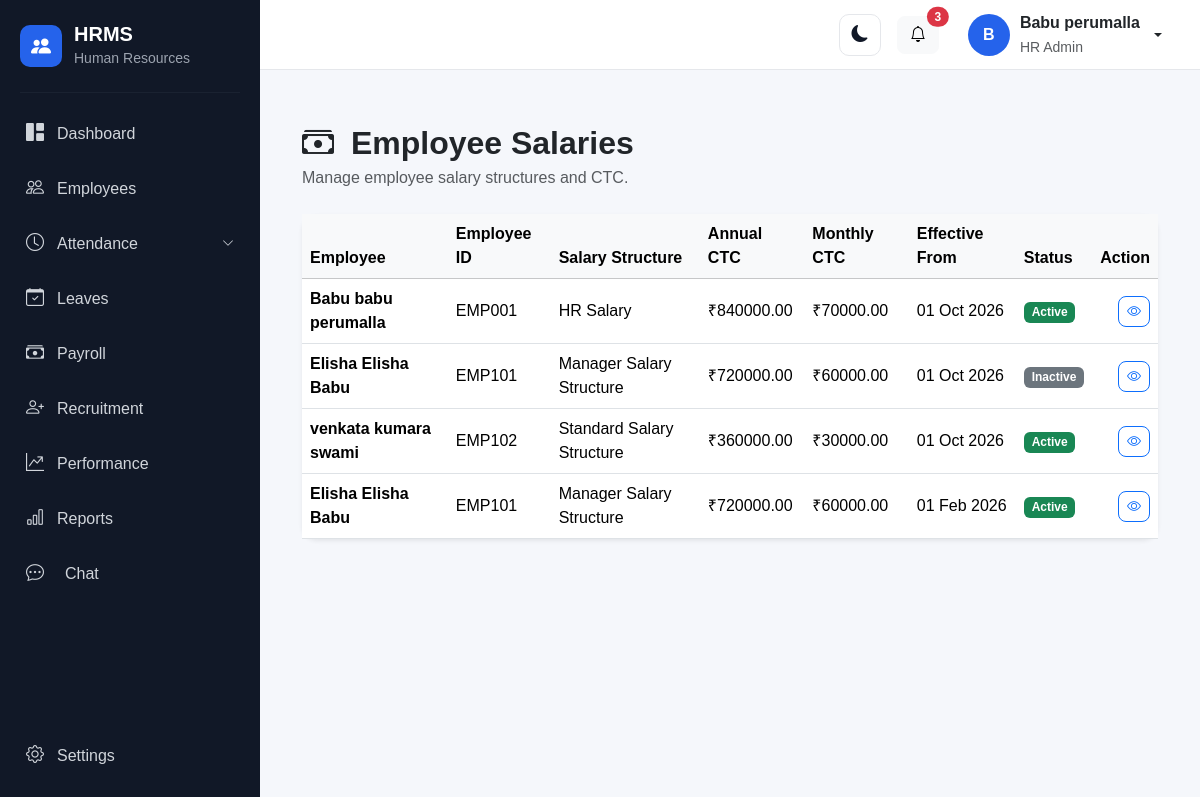
Page /payroll/salaries/ (signed in) on the earlier database version.
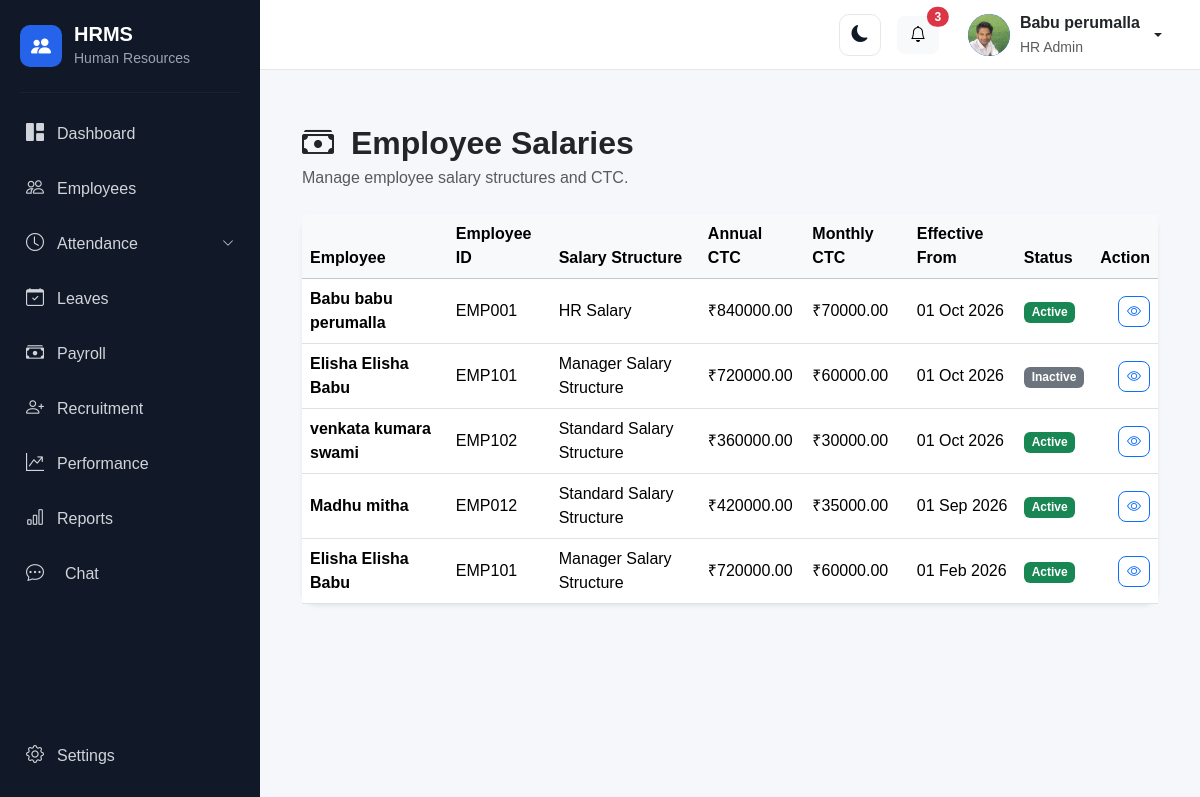
Same page on the later database version.
### account/models.py (models this page shows, shortened)
class User(AbstractUser):
    class Role(models.TextChoices):
        SUPER_ADMIN = "SUPER_ADMIN", "Super Admin"
        HR_ADMIN = "HR_ADMIN", "HR Admin"
        MANAGER = "MANAGER", "Manager"
        EMPLOYEE = "EMPLOYEE", "Employee"
        RECRUITER = "RECRUITER", "Recruiter"
        PAYROLL_ADMIN = "PAYROLL_ADMIN", "Payroll Admin"
    objects = HRMSUserManager()
    role = models.CharField(
        max_length=30,
        choices=Role.choices,
        default=Role.EMPLOYEE,
    )
    phone = models.CharField(
        max_length=15,
        blank=True,
        null=True,
    )
    profile_picture = models.ImageField(
        upload_to="profile_pictures/",
        blank=True,
        null=True,
    )
    must_change_password = models.BooleanField(
        default=False,
        help_text="If enabled, the user must change their password after logging in.",
    )

### payroll/models.py (models this page shows, shortened)
class EmployeeSalary(models.Model):
    employee = models.ForeignKey(
        Employee,
        on_delete=models.CASCADE,
        related_name="salary_records",
    )
    salary_structure = models.ForeignKey(
        SalaryStructure,
        on_delete=models.PROTECT,
        related_name="employee_salaries",
    )
    annual_ctc = models.DecimalField(
        max_digits=14,
        decimal_places=2,
        validators=[MinValueValidator(Decimal("0.00"))],
    )
    effective_from = models.DateField()
    effective_to = models.DateField(
        null=True,
        blank=True,
    )
    is_active = models.BooleanField(default=True)
    notes = models.TextField(
        blank=True,
        null=True,
    )
    created_by = models.ForeignKey(
        settings.AUTH_USER_MODEL,
        on_delete=models.SET_NULL,
        null=True,
        blank=True,
        related_name="created_employee_salaries",
    )
    created_at = models.DateTimeField(auto_now_add=True)
    updated_at = models.DateTimeField(auto_now=True)
    class Meta:
        ordering = ["-effective_from", "-id"]
    @property
    def monthly_ctc(self):
        return self.annual_ctc / Decimal("12")

class SalaryStructure(models.Model):
    name = models.CharField(max_length=150)
    code = models.CharField(
        max_length=50,
        unique=True,
    )
    description = models.TextField(
        blank=True,
        null=True,
    )
    components = models.ManyToManyField(
        SalaryComponent,
        through="SalaryStructureComponent",
        related_name="salary_structures",
        blank=True,
    )
    is_active = models.BooleanField(default=True)
    created_at = models.DateTimeField(auto_now_add=True)
    updated_at = models.DateTimeField(auto_now=True)
    class Meta:
        ordering = ["name"]

### employees/models.py (models this page shows, shortened)
class Employee(models.Model):
    class Role(models.TextChoices):
        EMPLOYEE = "EMPLOYEE", "Employee"
        MANAGER = "MANAGER", "Manager"
        HR_ADMIN = "HR_ADMIN", "HR Admin"
        SUPER_ADMIN = "SUPER_ADMIN", "Super Admin"
    class Gender(models.TextChoices):
        MALE = "MALE", "Male"
        FEMALE = "FEMALE", "Female"
        OTHER = "OTHER", "Other"
    class EmploymentType(models.TextChoices):
        FULL_TIME = "FULL_TIME", "Full Time"
        PART_TIME = "PART_TIME", "Part Time"
        CONTRACT = "CONTRACT", "Contract"
        INTERN = "INTERN", "Intern"
    class EmploymentStatus(models.TextChoices):
        ACTIVE = "ACTIVE", "Active"
        BENCH = "BENCH", "Bench"
        ON_LEAVE = "ON_LEAVE", "On Leave"
        RESIGNED = "RESIGNED", "Resigned"
        TERMINATED = "TERMINATED", "Terminated"
        RETIRED = "RETIRED", "Retired"
    class WorkArrangement(models.TextChoices):
        ONSITE = "ONSITE", "Onsite"
        REMOTE = "REMOTE", "Remote"
        HYBRID = "HYBRID", "Hybrid"
        CLIENT_SITE = "CLIENT_SITE", "Client Site"
    user = models.OneToOneField(
        settings.AUTH_USER_MODEL,
        on_delete=models.SET_NULL,
        null=True,
        blank=True,
        related_name="employee_profile",
    )
    role = models.CharField(
        max_length=20,
        choices=Role.choices,
        default=Role.EMPLOYEE,
    )
    work_arrangement = models.CharField(
        max_length=20,
        choices=WorkArrangement.choices,
        default=WorkArrangement.ONSITE,
    )
    employee_id = models.CharField(
        max_length=20,
        unique=True,
    )
    first_name = models.CharField(
        max_length=100,
    )
    middle_name = models.CharField(
        max_length=100,
        blank=True,
    )
    last_name = models.CharField(
        max_length=100,
    )
    date_of_birth = models.DateField(
        null=True,
        blank=True,
    )
    gender = models.CharField(
        max_length=20,
        choices=Gender.choices,
        blank=True,
    )
    email = models.EmailField(
        blank=True,
    )
    phone = models.CharField(
        max_length=20,
        blank=True,
    )
    alternate_phone = models.CharField(
        max_length=20,
        blank=True,
    )
    address = models.TextField(
        blank=True,
    )
    city = models.CharField(
        max_length=100,
        blank=True,
    )
    state = models.CharField(
        max_length=100,
        blank=True,
    )
    country = models.CharField(
        max_length=100,
        default="India",
    )
    postal_code = models.CharField(
        max_length=20,
        blank=True,
    )
    company = models.ForeignKey(
        "organization.Company",
        on_delete=models.PROTECT,
        related_name="employees",
        null=True,
        blank=True
    )
    department = models.ForeignKey(
        "organization.Department",
        on_delete=models.PROTECT,
        related_name="employees",
        null=True,
        blank=True,
    )
    designation = models.ForeignKey(
        "organization.Designation",
        on_delete=models.PROTECT,
        related_name="employees",
        null=True,
        blank=True,
    )
    branch = models.ForeignKey(
        "organization.Branch",
        on_delete=models.PROTECT,
        related_name="employees",
        null=True,
        blank=True,
    )
    work_location = models.ForeignKey(
        "organization.WorkLocation",
        on_delete=models.PROTECT,
        related_name="employees",
        null=True,
        blank=True,
    )
    employment_type = models.CharField(
        max_length=20,
        choices=EmploymentType.choices,
        default=EmploymentType.FULL_TIME,
    )
    employment_status = models.CharField(
        max_length=20,
        choices=EmploymentStatus.choices,
        default=EmploymentStatus.ACTIVE,
    )
    joining_date = models.DateField()
    confirmation_date = models.DateField(
        null=True,
        blank=True,
    )
    resignation_date = models.DateField(
        null=True,
        blank=True,
    )
    termination_date = models.DateField(
        null=True,
        blank=True,
    )
    reporting_manager = models.ForeignKey(
        "self",
        on_delete=models.SET_NULL,
        null=True,
        blank=True,
        related_name="team_members",
    )
    profile_photo = models.ImageField(
        upload_to="employees/profile/",
        blank=True,
        null=True,
    )
    created_at = models.DateTimeField(
        auto_now_add=True,
    )
    updated_at = models.DateTimeField(
        auto_now=True,
    )
    class Meta:
        ordering = ["first_name", "last_name"]
    def get_full_name(self):
        return " ".join(
            filter(
                None,
                [
                    self.first_name,
                    self.middle_name,
                    self.last_name,
                ],
            )
        )

### payroll/views.py (the view)
# urls.py: path("salaries/", views.salary_list, name="salary_list"),
@login_required
def salary_list(request):
    current_employee = require_payroll_access(request)
    if not current_employee:
        return HttpResponseForbidden(
            "You do not have permission to view salaries."
        )
    salaries = get_accessible_salary_queryset(request)
    search = request.GET.get("search", "").strip()
    if search:
        salaries = salaries.filter(
            Q(employee__first_name__icontains=search)
            | Q(employee__last_name__icontains=search)
            | Q(employee__employee_id__icontains=search)
        )
    active_filter = request.GET.get("active")
    if active_filter == "active":
        salaries = salaries.filter(
            is_active=True
        )
    elif active_filter == "inactive":
        salaries = salaries.filter(
            is_active=False
        )
    context = {
        "salaries": salaries,
        "search": search,
        "active_filter": active_filter,
        "current_employee": current_employee,
    }
    return render(
        request,
        "payroll/salary_list.html",
        context,
    )

### payroll/views.py (called while the page is built)
def get_current_employee(request):
    try:
        employee = request.user.employee_profile
    except Employee.DoesNotExist:
        return None
    if employee.employment_status in [
        Employee.EmploymentStatus.ACTIVE,
        Employee.EmploymentStatus.BENCH,
        Employee.EmploymentStatus.ON_LEAVE,
    ]:
        return employee
    return None

def get_payroll_visible_employees(request):
    current_employee = get_current_employee(request)
    if not current_employee:
        return Employee.objects.none()
    accessible_employees = get_accessible_employees(request)
    if current_employee.role == Employee.Role.HR_ADMIN:
        return Employee.objects.filter(
            Q(pk=current_employee.pk)
            | Q(pk__in=accessible_employees.values("pk"))
        )
    return accessible_employees

def get_accessible_salary_queryset(request):
    employees = get_payroll_visible_employees(request)
    return EmployeeSalary.objects.filter(
        employee__in=employees
    ).select_related(
        "employee",
        "employee__company",
        "employee__branch",
        "employee__department",
        "employee__designation",
        "salary_structure",
    )

### templates/payroll/salary_list.html (shortened to what this page needs)
{% extends "base.html" %}
{% block content %}
<div class="container-fluid py-4">
    <div class="d-flex justify-content-between align-items-center mb-4">
        <div>
            <h2 class="fw-bold mb-1">
                <i class="bi bi-cash-stack me-2"></i>
                Employee Salaries
            </h2>
            <p class="text-muted mb-0">
                Manage employee salary structures and CTC.
            </p>
        </div>
    </div>
    <div class="card border-0 shadow-sm">
        <div class="card-body p-0">
            {% if salaries %}
            <div class="table-responsive">
                <table class="table table-hover align-middle mb-0">
                    <thead class="table-light">
                        <tr>
                            <th>Employee</th>
                            <th>Employee ID</th>
                            <th>Salary Structure</th>
                            <th>Annual CTC</th>
                            <th>Monthly CTC</th>
                            <th>Effective From</th>
                            <th>Status</th>
                            <th class="text-end">Action</th>
                        </tr>
                    </thead>
                    <tbody>
                    {% for salary in salaries %}
                        <tr>
                            <td class="fw-semibold">
                                {{ salary.employee.get_full_name }}
                            </td>
                            <td>
                                {{ salary.employee.employee_id }}
                            </td>
                            <td>
                                {{ salary.salary_structure.name }}
                            </td>
                            <td>
                                ₹{{ salary.annual_ctc|floatformat:2 }}
                            </td>
                            <td>
                                ₹{{ salary.monthly_ctc|floatformat:2 }}
                            </td>
                            <td>
                                {{ salary.effective_from|date:"d M Y" }}
                            </td>
                            <td>
                                {% if salary.is_active %}
                                    <span class="badge bg-success">
                                        Active
                                    </span>
                                {% else %}
                                    <span class="badge bg-secondary">
                                        Inactive
                                    </span>
                                {% endif %}
                            </td>
                            <td class="text-end">
                                <a href="{% url 'payroll:salary_detail' salary.pk %}"
                                   class="btn btn-sm btn-outline-primary">
                                    <i class="bi bi-eye"></i>
                                </a>
                            </td>
                        </tr>
                    {% endfor %}
                    </tbody>
                </table>
            </div>
            {% endif %}
        </div>
    </div>
</div>
{% endblock %}

### templates/base.html (shortened to what the changed rows need)
{% load static %}
<!DOCTYPE html>
<html lang="en">
<head>
    <link href="https://cdn.jsdelivr.net/npm/bootstrap@5.3.3/dist/css/bootstrap.min.css" rel="stylesheet">
    <link rel="stylesheet" href="https://cdn.jsdelivr.net/npm/bootstrap-icons@1.11.3/font/bootstrap-icons.min.css">
    <link rel="stylesheet" href="{% static 'css/style.css' %}">
</head>
<body>
    <div class="d-flex min-vh-100">
        <div class="main-wrapper">
            <nav class="top-navbar">
                <div class="ms-auto d-flex align-items-center gap-3">
                    <div class="dropdown">
                        <button type="button" class="btn user-menu dropdown-toggle" data-bs-toggle="dropdown">
                            <div class="user-avatar overflow-hidden d-flex align-items-center justify-content-center"
                                 style="width:42px; height:42px; min-width:42px; border-radius:50%;">
                                {% if user.employee_profile.profile_photo %}
                                    <img src="{{ user.employee_profile.profile_photo.url }}"
                                         alt="{{ user.get_full_name|default:user.username }}"
                                         style="width:100%; height:100%; object-fit:cover; border-radius:50%;">
                                {% elif user.profile_picture %}
                                    <img src="{{ user.profile_picture.url }}"
                                         alt="{{ user.get_full_name|default:user.username }}"
                                         style="width:100%; height:100%; object-fit:cover; border-radius:50%;">
                                {% else %}
                                    {{ user.first_name|first|default:user.username|first|upper }}
                                {% endif %}
                            </div>
                            <div class="d-none d-md-block text-start">
                                <div class="fw-semibold">
                                    {{ user.get_full_name|default:user.username }}
                                </div>
                                <small class="text-muted">
                                    {{ user.get_role_display }}
                                </small>
                            </div>
                        </button>
                    </div>
                </div>
            </nav>
            <main class="content-area">
                {% block content %}
                {% endblock %}
            </main>
        </div>
    </div>
</body>
</html>

Differences in the rows shown:
changed User "Babu perumalla": employee_profile.profile_photo: picture added; first_name|first "B" → (not shown)
added EmployeeSalary: employee.get_full_name "Madhu mitha", employee.employee_id "EMP012", salary_structure.name "Standard Salary Structure", annual_ctc "420000.00", monthly_ctc "35000.00", effective_from "01 Sep 2026", is_active "Active"
